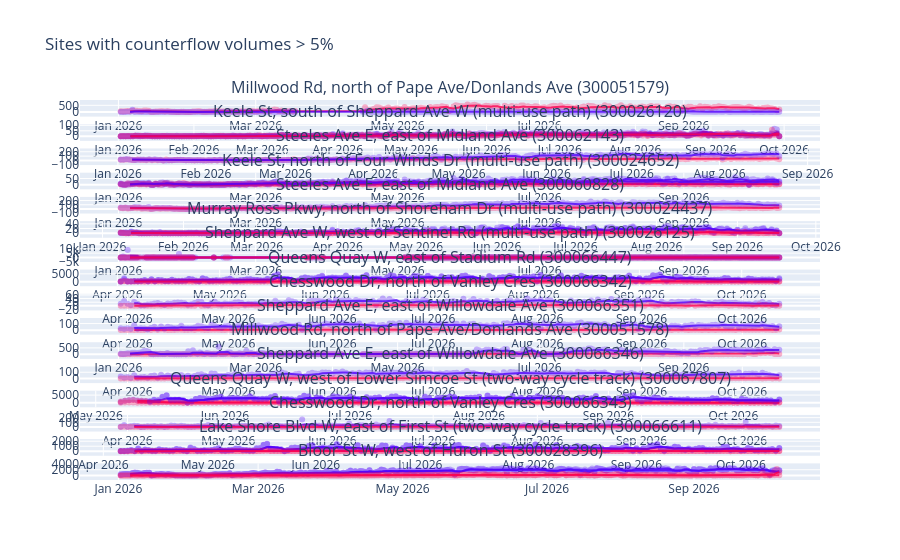

Source (notebook cell):
### Code cell
df["site_name"] = df.site_description + ' (' +  df.site_id + ')'
subject_sites = df.loc[df.percentage_change > 0.05, 'site_id'] #Let's look at all sites where this would make a difference of 5%
subject_site_names = df.loc[df.percentage_change > 0.05, "site_name"]

# Initiate the facet grid
fig = make_subplots(
    rows=len(subject_sites),
    cols=1,
    subplot_titles=subject_site_names,
    vertical_spacing=0.02
)

# add my plots in a looop
for i, site in enumerate(subject_sites):

    specify_site_query = site_query.format(site_id_=site)

    # print(f"Site: {site}")
    site_volumes = pd.read_sql(specify_site_query, con=engine)
    site_flow_info = site_volumes.drop_duplicates('flow_id')

    for flow_id, flow_type in zip(site_flow_info.flow_id, site_flow_info.flow_type):

        if flow_type == 'counterflow':
            colour='#fc0352'
        else:
            colour='#5203fc'
            
        temp_volumes = site_volumes[site_volumes.flow_id == flow_id].copy()
        temp_volumes['rolling_avg'] = temp_volumes.daily_volume.rolling(window=5).mean()
    
        fig.add_trace(
            go.Scatter(
                x=temp_volumes.date_,
                y=temp_volumes.daily_volume,
                mode="markers",
                name=f"{flow_type}",
                marker_color=colour,
                opacity=.3
                
            ),
            row = i + 1,
            col = 1
        )

        fig.add_trace(
            go.Scatter(
                x=temp_volumes.date_,
                y=temp_volumes.rolling_avg,
                mode='lines',
                name='5-Day Rolling Average',
                marker_color=colour,
                opacity=.8
                
            ),
            row = i + 1,
            col = 1
        )

fig.update_layout(
    title="Sites with counterflow volumes > 5% ",
    height=6000,
    showlegend=False
)

fig.show()

### Figure 1 — Plotly figure (JSON) as saved in the notebook; plotly's stock layout.template omitted (floating-point values rounded to 4 significant figures; data arrays with more than 128 entries replaced by an {"elided": "..."} marker saying what was removed)
{"data": [{"marker": {"color": "#fc0352"}, "mode": "markers", "name": "counterflow", "opacity": 0.3, "type": "scatter", "x": {"elided": "256 str values"}, "xaxis": "x", "y": {"elided": "256 int values"}, "yaxis": "y"}, {"marker": {"color": "#fc0352"}, "mode": "lines", "name": "5-Day Rolling Average", "opacity": 0.8, "type": "scatter", "x": {"elided": "256 str values"}, "xaxis": "x", "y": {"elided": "256 float values"}, "yaxis": "y"}, {"marker": {"color": "#5203fc"}, "mode": "markers", "name": "flow", "opacity": 0.3, "type": "scatter", "x": {"elided": "256 str values"}, "xaxis": "x", "y": {"elided": "256 int values"}, "yaxis": "y"}, {"marker": {"color": "#5203fc"}, "mode": "lines", "name": "5-Day Rolling Average", "opacity": 0.8, "type": "scatter", "x": {"elided": "256 str values"}, "xaxis": "x", "y": {"elided": "256 float values"}, "yaxis": "y"}, {"marker": {"color": "#5203fc"}, "mode": "markers", "name": "flow", "opacity": 0.3, "type": "scatter", "x": {"elided": "271 str values"}, "xaxis": "x2", "y": {"elided": "271 int values"}, "yaxis": "y2"}, {"marker": {"color": "#5203fc"}, "mode": "lines", "name": "5-Day Rolling Average", "opacity": 0.8, "type": "scatter", "x": {"elided": "271 str values"}, "xaxis": "x2", "y": {"elided": "271 float values"}, "yaxis": "y2"}, {"marker": {"color": "#fc0352"}, "mode": "markers", "name": "counterflow", "opacity": 0.3, "type": "scatter", "x": {"elided": "271 str values"}, "xaxis": "x2", "y": {"elided": "271 int values"}, "yaxis": "y2"}, {"marker": {"color": "#fc0352"}, "mode": "lines", "name": "5-Day Rolling Average", "opacity": 0.8, "type": "scatter", "x": {"elided": "271 str values"}, "xaxis": "x2", "y": {"elided": "271 float values"}, "yaxis": "y2"}, {"marker": {"color": "#5203fc"}, "mode": "markers", "name": "flow", "opacity": 0.3, "type": "scatter", "x": {"elided": "271 str values"}, "xaxis": "x2", "y": {"elided": "271 int values"}, "yaxis": "y2"}, {"marker": {"color": "#5203fc"}, "mode": "lines", "name": "5-Day Rolling Average", "opacity": 0.8, "type": "scatter", "x": {"elided": "271 str values"}, "xaxis": "x2", "y": {"elided": "271 float values"}, "yaxis": "y2"}, {"marker": {"color": "#fc0352"}, "mode": "markers", "name": "counterflow", "opacity": 0.3, "type": "scatter", "x": {"elided": "271 str values"}, "xaxis": "x2", "y": {"elided": "271 int values"}, "yaxis": "y2"}, {"marker": {"color": "#fc0352"}, "mode": "lines", "name": "5-Day Rolling Average", "opacity": 0.8, "type": "scatter", "x": {"elided": "271 str values"}, "xaxis": "x2", "y": {"elided": "271 float values"}, "yaxis": "y2"}, {"marker": {"color": "#fc0352"}, "mode": "markers", "name": "counterflow", "opacity": 0.3, "type": "scatter", "x": {"elided": "233 str values"}, "xaxis": "x3", "y": {"elided": "233 int values"}, "yaxis": "y3"}, {"marker": {"color": "#fc0352"}, "mode": "lines", "name": "5-Day Rolling Average", "opacity": 0.8, "type": "scatter", "x": {"elided": "233 str values"}, "xaxis": "x3", "y": {"elided": "233 float values"}, "yaxis": "y3"}, {"marker": {"color": "#5203fc"}, "mode": "markers", "name": "flow", "opacity": 0.3, "type": "scatter", "x": {"elided": "233 str values"}, "xaxis": "x3", "y": {"elided": "233 int values"}, "yaxis": "y3"}, {"marker": {"color": "#5203fc"}, "mode": "lines", "name": "5-Day Rolling Average", "opacity": 0.8, "type": "scatter", "x": {"elided": "233 str values"}, "xaxis": "x3", "y": {"elided": "233 float values"}, "yaxis": "y3"}, {"marker": {"color": "#5203fc"}, "mode": "markers", "name": "flow", "opacity": 0.3, "type": "scatter", "x": {"elided": "283 str values"}, "xaxis": "x4", "y": {"elided": "283 int values"}, "yaxis": "y4"}, {"marker": {"color": "#5203fc"}, "mode": "lines", "name": "5-Day Rolling Average", "opacity": 0.8, "type": "scatter", "x": {"elided": "283 str values"}, "xaxis": "x4", "y": {"elided": "283 float values"}, "yaxis": "y4"}, {"marker": {"color": "#fc0352"}, "mode": "markers", "name": "counterflow", "opacity": 0.3, "type": "scatter", "x": {"elided": "283 str values"}, "xaxis": "x4", "y": {"elided": "283 int values"}, "yaxis": "y4"}, {"marker": {"color": "#fc0352"}, "mode": "lines", "name": "5-Day Rolling Average", "opacity": 0.8, "type": "scatter", "x": {"elided": "283 str values"}, "xaxis": "x4", "y": {"elided": "283 float values"}, "yaxis": "y4"}, {"marker": {"color": "#fc0352"}, "mode": "markers", "name": "counterflow", "opacity": 0.3, "type": "scatter", "x": {"elided": "283 str values"}, "xaxis": "x4", "y": {"elided": "283 int values"}, "yaxis": "y4"}, {"marker": {"color": "#fc0352"}, "mode": "lines", "name": "5-Day Rolling Average", "opacity": 0.8, "type": "scatter", "x": {"elided": "283 str values"}, "xaxis": "x4", "y": {"elided": "283 float values"}, "yaxis": "y4"}, {"marker": {"color": "#5203fc"}, "mode": "markers", "name": "flow", "opacity": 0.3, "type": "scatter", "x": {"elided": "283 str values"}, "xaxis": "x4", "y": {"elided": "283 int values"}, "yaxis": "y4"}, {"marker": {"color": "#5203fc"}, "mode": "lines", "name": "5-Day Rolling Average", "opacity": 0.8, "type": "scatter", "x": {"elided": "283 str values"}, "xaxis": "x4", "y": {"elided": "283 float values"}, "yaxis": "y4"}, {"marker": {"color": "#5203fc"}, "mode": "markers", "name": "flow", "opacity": 0.3, "type": "scatter", "x": {"elided": "284 str values"}, "xaxis": "x5", "y": {"elided": "284 int values"}, "yaxis": "y5"}, {"marker": {"color": "#5203fc"}, "mode": "lines", "name": "5-Day Rolling Average", "opacity": 0.8, "type": "scatter", "x": {"elided": "284 str values"}, "xaxis": "x5", "y": {"elided": "284 float values"}, "yaxis": "y5"}, {"marker": {"color": "#fc0352"}, "mode": "markers", "name": "counterflow", "opacity": 0.3, "type": "scatter", "x": {"elided": "284 str values"}, "xaxis": "x5", "y": {"elided": "284 int values"}, "yaxis": "y5"}, {"marker": {"color": "#fc0352"}, "mode": "lines", "name": "5-Day Rolling Average", "opacity": 0.8, "type": "scatter", "x": {"elided": "284 str values"}, "xaxis": "x5", "y": {"elided": "284 float values"}, "yaxis": "y5"}, {"marker": {"color": "#5203fc"}, "mode": "markers", "name": "flow", "opacity": 0.3, "type": "scatter", "x": {"elided": "252 str values"}, "xaxis": "x6", "y": {"elided": "252 int values"}, "yaxis": "y6"}, {"marker": {"color": "#5203fc"}, "mode": "lines", "name": "5-Day Rolling Average", "opacity": 0.8, "type": "scatter", "x": {"elided": "252 str values"}, "xaxis": "x6", "y": {"elided": "252 float values"}, "yaxis": "y6"}, {"marker": {"color": "#fc0352"}, "mode": "markers", "name": "counterflow", "opacity": 0.3, "type": "scatter", "x": {"elided": "252 str values"}, "xaxis": "x6", "y": {"elided": "252 int values"}, "yaxis": "y6"}, {"marker": {"color": "#fc0352"}, "mode": "lines", "name": "5-Day Rolling Average", "opacity": 0.8, "type": "scatter", "x": {"elided": "252 str values"}, "xaxis": "x6", "y": {"elided": "252 float values"}, "yaxis": "y6"}, {"marker": {"color": "#5203fc"}, "mode": "markers", "name": "flow", "opacity": 0.3, "type": "scatter", "x": {"elided": "252 str values"}, "xaxis": "x6", "y": {"elided": "252 int values"}, "yaxis": "y6"}, {"marker": {"color": "#5203fc"}, "mode": "lines", "name": "5-Day Rolling Average", "opacity": 0.8, "type": "scatter", "x": {"elided": "252 str values"}, "xaxis": "x6", "y": {"elided": "252 float values"}, "yaxis": "y6"}, {"marker": {"color": "#fc0352"}, "mode": "markers", "name": "counterflow", "opacity": 0.3, "type": "scatter", "x": {"elided": "252 str values"}, "xaxis": "x6", "y": {"elided": "252 int values"}, "yaxis": "y6"}, {"marker": {"color": "#fc0352"}, "mode": "lines", "name": "5-Day Rolling Average", "opacity": 0.8, "type": "scatter", "x": {"elided": "252 str values"}, "xaxis": "x6", "y": {"elided": "252 float values"}, "yaxis": "y6"}, {"marker": {"color": "#5203fc"}, "mode": "markers", "name": "flow", "opacity": 0.3, "type": "scatter", "x": {"elided": "208 str values"}, "xaxis": "x7", "y": {"elided": "208 int values"}, "yaxis": "y7"}, {"marker": {"color": "#5203fc"}, "mode": "lines", "name": "5-Day Rolling Average", "opacity": 0.8, "type": "scatter", "x": {"elided": "208 str values"}, "xaxis": "x7", "y": {"elided": "208 float values"}, "yaxis": "y7"}, {"marker": {"color": "#fc0352"}, "mode": "markers", "name": "counterflow", "opacity": 0.3, "type": "scatter", "x": {"elided": "194 str values"}, "xaxis": "x7", "y": {"elided": "194 int values"}, "yaxis": "y7"}, {"marker": {"color": "#fc0352"}, "mode": "lines", "name": "5-Day Rolling Average", "opacity": 0.8, "type": "scatter", "x": {"elided": "194 str values"}, "xaxis": "x7", "y": {"elided": "194 float values"}, "yaxis": "y7"}, {"marker": {"color": "#5203fc"}, "mode": "markers", "name": "flow", "opacity": 0.3, "type": "scatter", "x": {"elided": "192 str values"}, "xaxis": "x7", "y": {"elided": "192 int values"}, "yaxis": "y7"}, {"marker": {"color": "#5203fc"}, "mode": "lines", "name": "5-Day Rolling Average", "opacity": 0.8, "type": "scatter", "x": {"elided": "192 str values"}, "xaxis": "x7", "y": {"elided": "192 float values"}, "yaxis": "y7"}, {"marker": {"color": "#fc0352"}, "mode": "markers", "name": "counterflow", "opacity": 0.3, "type": "scatter", "x": {"elided": "203 str values"}, "xaxis": "x7", "y": {"elided": "203 int values"}, "yaxis": "y7"}, {"marker": {"color": "#fc0352"}, "mode": "lines", "name": "5-Day Rolling Average", "opacity": 0.8, "type": "scatter", "x": {"elided": "203 str values"}, "xaxis": "x7", "y": {"elided": "203 float values"}, "yaxis": "y7"}, {"marker": {"color": "#fc0352"}, "mode": "markers", "name": "counterflow", "opacity": 0.3, "type": "scatter", "x": {"elided": "194 str values"}, "xaxis": "x8", "y": {"elided": "194 int values"}, "yaxis": "y8"}, {"marker": {"color": "#fc0352"}, "mode": "lines", "name": "5-Day Rolling Average", "opacity": 0.8, "type": "scatter", "x": {"elided": "194 str values"}, "xaxis": "x8", "y": {"elided": "194 float values"}, "yaxis": "y8"}, {"marker": {"color": "#5203fc"}, "mode": "markers", "name": "flow", "opacity": 0.3, "type": "scatter", "x": {"elided": "194 str values"}, "xaxis": "x8", "y": {"elided": "194 int values"}, "yaxis": "y8"}, {"marker": {"color": "#5203fc"}, "mode": "lines", "name": "5-Day Rolling Average", "opacity": 0.8, "type": "scatter", "x": {"elided": "194 str values"}, "xaxis": "x8", "y": {"elided": "194 float values"}, "yaxis": "y8"}, {"marker": {"color": "#5203fc"}, "mode": "markers", "name": "flow", "opacity": 0.3, "type": "scatter", "x": {"elided": "194 str values"}, "xaxis": "x8", "y": {"elided": "194 int values"}, "yaxis": "y8"}, {"marker": {"color": "#5203fc"}, "mode": "lines", "name": "5-Day Rolling Average", "opacity": 0.8, "type": "scatter", "x": {"elided": "194 str values"}, "xaxis": "x8", "y": {"elided": "194 float values"}, "yaxis": "y8"}, {"marker": {"color": "#fc0352"}, "mode": "markers", "name": "counterflow", "opacity": 0.3, "type": "scatter", "x": {"elided": "194 str values"}, "xaxis": "x8", "y": {"elided": "194 int values"}, "yaxis": "y8"}, {"marker": {"color": "#fc0352"}, "mode": "lines", "name": "5-Day Rolling Average", "opacity": 0.8, "type": "scatter", "x": {"elided": "194 str values"}, "xaxis": "x8", "y": {"elided": "194 float values"}, "yaxis": "y8"}, {"marker": {"color": "#5203fc"}, "mode": "markers", "name": "flow", "opacity": 0.3, "type": "scatter", "x": {"elided": "197 str values"}, "xaxis": "x9", "y": {"elided": "197 int values"}, "yaxis": "y9"}, {"marker": {"color": "#5203fc"}, "mode": "lines", "name": "5-Day Rolling Average", "opacity": 0.8, "type": "scatter", "x": {"elided": "197 str values"}, "xaxis": "x9", "y": {"elided": "197 float values"}, "yaxis": "y9"}, {"marker": {"color": "#fc0352"}, "mode": "markers", "name": "counterflow", "opacity": 0.3, "type": "scatter", "x": {"elided": "197 str values"}, "xaxis": "x9", "y": {"elided": "197 int values"}, "yaxis": "y9"}, {"marker": {"color": "#fc0352"}, "mode": "lines", "name": "5-Day Rolling Average", "opacity": 0.8, "type": "scatter", "x": {"elided": "197 str values"}, "xaxis": "x9", "y": {"elided": "197 float values"}, "yaxis": "y9"}, {"marker": {"color": "#fc0352"}, "mode": "markers", "name": "counterflow", "opacity": 0.3, "type": "scatter", "x": {"elided": "197 str values"}, "xaxis": "x10", "y": {"elided": "197 int values"}, "yaxis": "y10"}, {"marker": {"color": "#fc0352"}, "mode": "lines", "name": "5-Day Rolling Average", "opacity": 0.8, "type": "scatter", "x": {"elided": "197 str values"}, "xaxis": "x10", "y": {"elided": "197 float values"}, "yaxis": "y10"}, {"marker": {"color": "#5203fc"}, "mode": "markers", "name": "flow", "opacity": 0.3, "type": "scatter", "x": {"elided": "197 str values"}, "xaxis": "x10", "y": {"elided": "197 int values"}, "yaxis": "y10"}, {"marker": {"color": "#5203fc"}, "mode": "lines", "name": "5-Day Rolling Average", "opacity": 0.8, "type": "scatter", "x": {"elided": "197 str values"}, "xaxis": "x10", "y": {"elided": "197 float values"}, "yaxis": "y10"}, {"marker": {"color": "#fc0352"}, "mode": "markers", "name": "counterflow", "opacity": 0.3, "type": "scatter", "x": {"elided": "276 str values"}, "xaxis": "x11", "y": {"elided": "276 int values"}, "yaxis": "y11"}, {"marker": {"color": "#fc0352"}, "mode": "lines", "name": "5-Day Rolling Average", "opacity": 0.8, "type": "scatter", "x": {"elided": "276 str values"}, "xaxis": "x11", "y": {"elided": "276 float values"}, "yaxis": "y11"}, {"marker": {"color": "#5203fc"}, "mode": "markers", "name": "flow", "opacity": 0.3, "type": "scatter", "x": {"elided": "276 str values"}, "xaxis": "x11", "y": {"elided": "276 int values"}, "yaxis": "y11"}, {"marker": {"color": "#5203fc"}, "mode": "lines", "name": "5-Day Rolling Average", "opacity": 0.8, "type": "scatter", "x": {"elided": "276 str values"}, "xaxis": "x11", "y": {"elided": "276 float values"}, "yaxis": "y11"}, {"marker": {"color": "#5203fc"}, "mode": "markers", "name": "flow", "opacity": 0.3, "type": "scatter", "x": {"elided": "197 str values"}, "xaxis": "x12", "y": {"elided": "197 int values"}, "yaxis": "y12"}, {"marker": {"color": "#5203fc"}, "mode": "lines", "name": "5-Day Rolling Average", "opacity": 0.8, "type": "scatter", "x": {"elided": "197 str values"}, "xaxis": "x12", "y": {"elided": "197 float values"}, "yaxis": "y12"}, {"marker": {"color": "#fc0352"}, "mode": "markers", "name": "counterflow", "opacity": 0.3, "type": "scatter", "x": {"elided": "197 str values"}, "xaxis": "x12", "y": {"elided": "197 int values"}, "yaxis": "y12"}, {"marker": {"color": "#fc0352"}, "mode": "lines", "name": "5-Day Rolling Average", "opacity": 0.8, "type": "scatter", "x": {"elided": "197 str values"}, "xaxis": "x12", "y": {"elided": "197 float values"}, "yaxis": "y12"}, {"marker": {"color": "#5203fc"}, "mode": "markers", "name": "flow", "opacity": 0.3, "type": "scatter", "x": {"elided": "159 str values"}, "xaxis": "x13", "y": {"elided": "159 int values"}, "yaxis": "y13"}, {"marker": {"color": "#5203fc"}, "mode": "lines", "name": "5-Day Rolling Average", "opacity": 0.8, "type": "scatter", "x": {"elided": "159 str values"}, "xaxis": "x13", "y": {"elided": "159 float values"}, "yaxis": "y13"}, {"marker": {"color": "#fc0352"}, "mode": "markers", "name": "counterflow", "opacity": 0.3, "type": "scatter", "x": {"elided": "159 str values"}, "xaxis": "x13", "y": {"elided": "159 int values"}, "yaxis": "y13"}, {"marker": {"color": "#fc0352"}, "mode": "lines", "name": "5-Day Rolling Average", "opacity": 0.8, "type": "scatter", "x": {"elided": "159 str values"}, "xaxis": "x13", "y": {"elided": "159 float values"}, "yaxis": "y13"}, {"marker": {"color": "#fc0352"}, "mode": "markers", "name": "counterflow", "opacity": 0.3, "type": "scatter", "x": {"elided": "159 str values"}, "xaxis": "x13", "y": {"elided": "159 int values"}, "yaxis": "y13"}, {"marker": {"color": "#fc0352"}, "mode": "lines", "name": "5-Day Rolling Average", "opacity": 0.8, "type": "scatter", "x": {"elided": "159 str values"}, "xaxis": "x13", "y": {"elided": "159 float values"}, "yaxis": "y13"}, {"marker": {"color": "#5203fc"}, "mode": "markers", "name": "flow", "opacity": 0.3, "type": "scatter", "x": {"elided": "152 str values"}, "xaxis": "x13", "y": {"elided": "152 int values"}, "yaxis": "y13"}, {"marker": {"color": "#5203fc"}, "mode": "lines", "name": "5-Day Rolling Average", "opacity": 0.8, "type": "scatter", "x": {"elided": "152 str values"}, "xaxis": "x13", "y": {"elided": "152 float values"}, "yaxis": "y13"}, {"marker": {"color": "#5203fc"}, "mode": "markers", "name": "flow", "opacity": 0.3, "type": "scatter", "x": {"elided": "197 str values"}, "xaxis": "x14", "y": {"elided": "197 int values"}, "yaxis": "y14"}, {"marker": {"color": "#5203fc"}, "mode": "lines", "name": "5-Day Rolling Average", "opacity": 0.8, "type": "scatter", "x": {"elided": "197 str values"}, "xaxis": "x14", "y": {"elided": "197 float values"}, "yaxis": "y14"}, {"marker": {"color": "#fc0352"}, "mode": "markers", "name": "counterflow", "opacity": 0.3, "type": "scatter", "x": {"elided": "197 str values"}, "xaxis": "x14", "y": {"elided": "197 int values"}, "yaxis": "y14"}, {"marker": {"color": "#fc0352"}, "mode": "lines", "name": "5-Day Rolling Average", "opacity": 0.8, "type": "scatter", "x": {"elided": "197 str values"}, "xaxis": "x14", "y": {"elided": "197 float values"}, "yaxis": "y14"}, {"marker": {"color": "#fc0352"}, "mode": "markers", "name": "counterflow", "opacity": 0.3, "type": "scatter", "x": {"elided": "190 str values"}, "xaxis": "x15", "y": {"elided": "190 int values"}, "yaxis": "y15"}, {"marker": {"color": "#fc0352"}, "mode": "lines", "name": "5-Day Rolling Average", "opacity": 0.8, "type": "scatter", "x": {"elided": "190 str values"}, "xaxis": "x15", "y": {"elided": "190 float values"}, "yaxis": "y15"}, {"marker": {"color": "#5203fc"}, "mode": "markers", "name": "flow", "opacity": 0.3, "type": "scatter", "x": {"elided": "190 str values"}, "xaxis": "x15", "y": {"elided": "190 int values"}, "yaxis": "y15"}, {"marker": {"color": "#5203fc"}, "mode": "lines", "name": "5-Day Rolling Average", "opacity": 0.8, "type": "scatter", "x": {"elided": "190 str values"}, "xaxis": "x15", "y": {"elided": "190 float values"}, "yaxis": "y15"}, {"marker": {"color": "#5203fc"}, "mode": "markers", "name": "flow", "opacity": 0.3, "type": "scatter", "x": {"elided": "190 str values"}, "xaxis": "x15", "y": {"elided": "190 int values"}, "yaxis": "y15"}, {"marker": {"color": "#5203fc"}, "mode": "lines", "name": "5-Day Rolling Average", "opacity": 0.8, "type": "scatter", "x": {"elided": "190 str values"}, "xaxis": "x15", "y": {"elided": "190 float values"}, "yaxis": "y15"}, {"marker": {"color": "#fc0352"}, "mode": "markers", "name": "counterflow", "opacity": 0.3, "type": "scatter", "x": {"elided": "190 str values"}, "xaxis": "x15", "y": {"elided": "190 int values"}, "yaxis": "y15"}, {"marker": {"color": "#fc0352"}, "mode": "lines", "name": "5-Day Rolling Average", "opacity": 0.8, "type": "scatter", "x": {"elided": "190 str values"}, "xaxis": "x15", "y": {"elided": "190 float values"}, "yaxis": "y15"}, {"marker": {"color": "#5203fc"}, "mode": "markers", "name": "flow", "opacity": 0.3, "type": "scatter", "x": {"elided": "279 str values"}, "xaxis": "x16", "y": {"elided": "279 int values"}, "yaxis": "y16"}, {"marker": {"color": "#5203fc"}, "mode": "lines", "name": "5-Day Rolling Average", "opacity": 0.8, "type": "scatter", "x": {"elided": "279 str values"}, "xaxis": "x16", "y": {"elided": "279 float values"}, "yaxis": "y16"}, {"marker": {"color": "#5203fc"}, "mode": "markers", "name": "flow", "opacity": 0.3, "type": "scatter", "x": {"elided": "279 str values"}, "xaxis": "x16", "y": {"elided": "279 int values"}, "yaxis": "y16"}, {"marker": {"color": "#5203fc"}, "mode": "lines", "name": "5-Day Rolling Average", "opacity": 0.8, "type": "scatter", "x": {"elided": "279 str values"}, "xaxis": "x16", "y": {"elided": "279 float values"}, "yaxis": "y16"}, {"marker": {"color": "#fc0352"}, "mode": "markers", "name": "counterflow", "opacity": 0.3, "type": "scatter", "x": {"elided": "279 str values"}, "xaxis": "x16", "y": {"elided": "279 int values"}, "yaxis": "y16"}, {"marker": {"color": "#fc0352"}, "mode": "lines", "name": "5-Day Rolling Average", "opacity": 0.8, "type": "scatter", "x": {"elided": "279 str values"}, "xaxis": "x16", "y": {"elided": "279 float values"}, "yaxis": "y16"}, {"marker": {"color": "#fc0352"}, "mode": "markers", "name": "counterflow", "opacity": 0.3, "type": "scatter", "x": {"elided": "279 str values"}, "xaxis": "x16", "y": {"elided": "279 int values"}, "yaxis": "y16"}, {"marker": {"color": "#fc0352"}, "mode": "lines", "name": "5-Day Rolling Average", "opacity": 0.8, "type": "scatter", "x": {"elided": "279 str values"}, "xaxis": "x16", "y": {"elided": "279 float values"}, "yaxis": "y16"}], "layout": {"annotations": [{"font": {"size": 16}, "showarrow": false, "text": "Millwood Rd, north of Pape Ave/Donlands Ave (300051579)", "x": 0.5, "xanchor": "center", "xref": "paper", "y": 1.0, "yanchor": "bottom", "yref": "paper"}, {"font": {"size": 16}, "showarrow": false, "text": "Keele St, south of Sheppard Ave W (multi-use path) (300026120)", "x": 0.5, "xanchor": "center", "xref": "paper", "y": 0.9362, "yanchor": "bottom", "yref": "paper"}, {"font": {"size": 16}, "showarrow": false, "text": "Steeles Ave E, east of Midland Ave (300062143)", "x": 0.5, "xanchor": "center", "xref": "paper", "y": 0.8725, "yanchor": "bottom", "yref": "paper"}, {"font": {"size": 16}, "showarrow": false, "text": "Keele St, north of Four Winds Dr (multi-use path) (300024652)", "x": 0.5, "xanchor": "center", "xref": "paper", "y": 0.8087, "yanchor": "bottom", "yref": "paper"}, {"font": {"size": 16}, "showarrow": false, "text": "Steeles Ave E, east of Midland Ave (300060828)", "x": 0.5, "xanchor": "center", "xref": "paper", "y": 0.745, "yanchor": "bottom", "yref": "paper"}, {"font": {"size": 16}, "showarrow": false, "text": "Murray Ross Pkwy, north of Shoreham Dr (multi-use path) (300024437)", "x": 0.5, "xanchor": "center", "xref": "paper", "y": 0.6813, "yanchor": "bottom", "yref": "paper"}, {"font": {"size": 16}, "showarrow": false, "text": "Sheppard Ave W, west of Sentinel Rd (multi-use path) (300026125)", "x": 0.5, "xanchor": "center", "xref": "paper", "y": 0.6175, "yanchor": "bottom", "yref": "paper"}, {"font": {"size": 16}, "showarrow": false, "text": "Queens Quay W, east of Stadium Rd (300066447)", "x": 0.5, "xanchor": "center", "xref": "paper", "y": 0.5537, "yanchor": "bottom", "yref": "paper"}, {"font": {"size": 16}, "showarrow": false, "text": "Chesswood Dr, north of Vanley Cres (300066342)", "x": 0.5, "xanchor": "center", "xref": "paper", "y": 0.49, "yanchor": "bottom", "yref": "paper"}, {"font": {"size": 16}, "showarrow": false, "text": "Sheppard Ave E, east of Willowdale Ave (300066351)", "x": 0.5, "xanchor": "center", "xref": "paper", "y": 0.4263, "yanchor": "bottom", "yref": "paper"}, {"font": {"size": 16}, "showarrow": false, "text": "Millwood Rd, north of Pape Ave/Donlands Ave (300051578)", "x": 0.5, "xanchor": "center", "xref": "paper", "y": 0.3625, "yanchor": "bottom", "yref": "paper"}, {"font": {"size": 16}, "showarrow": false, "text": "Sheppard Ave E, east of Willowdale Ave (300066346)", "x": 0.5, "xanchor": "center", "xref": "paper", "y": 0.2988, "yanchor": "bottom", "yref": "paper"}, {"font": {"size": 16}, "showarrow": false, "text": "Queens Quay W, west of Lower Simcoe St (two-way cycle track) (300067807)", "x": 0.5, "xanchor": "center", "xref": "paper", "y": 0.235, "yanchor": "bottom", "yref": "paper"}, {"font": {"size": 16}, "showarrow": false, "text": "Chesswood Dr, north of Vanley Cres (300066343)", "x": 0.5, "xanchor": "center", "xref": "paper", "y": 0.1713, "yanchor": "bottom", "yref": "paper"}, {"font": {"size": 16}, "showarrow": false, "text": "Lake Shore Blvd W, east of First St (two-way cycle track) (300066611)", "x": 0.5, "xanchor": "center", "xref": "paper", "y": 0.1075, "yanchor": "bottom", "yref": "paper"}, {"font": {"size": 16}, "showarrow": false, "text": "Bloor St W, west of Huron St (300028396)", "x": 0.5, "xanchor": "center", "xref": "paper", "y": 0.04375, "yanchor": "bottom", "yref": "paper"}], "autosize": true, "showlegend": false, "title": {"text": "Sites with counterflow volumes > 5% "}, "xaxis": {"anchor": "y", "autorange": true, "domain": [0, 1], "range": ["2025-12-16 06:33:54.5427", "2026-10-28 17:26:05.4573"], "type": "date"}, "xaxis10": {"anchor": "y10", "autorange": true, "domain": [0, 1], "range": ["2026-03-18 09:58:28.0225", "2026-10-23 14:01:31.9775"], "type": "date"}, "xaxis11": {"anchor": "y11", "autorange": true, "domain": [0, 1], "range": ["2025-12-16 06:33:54.5427", "2026-10-28 17:26:05.4573"], "type": "date"}, "xaxis12": {"anchor": "y12", "autorange": true, "domain": [0, 1], "range": ["2026-03-18 09:58:28.0225", "2026-10-23 14:01:31.9775"], "type": "date"}, "xaxis13": {"anchor": "y13", "autorange": true, "domain": [0, 1], "range": ["2026-04-27 15:52:38.5079", "2026-10-21 08:07:21.4921"], "type": "date"}, "xaxis14": {"anchor": "y14", "autorange": true, "domain": [0, 1], "range": ["2026-03-18 09:58:28.0225", "2026-10-23 14:01:31.9775"], "type": "date"}, "xaxis15": {"anchor": "y15", "autorange": true, "domain": [0, 1], "range": ["2026-03-25 19:54:14.1645", "2026-10-23 04:05:45.8355"], "type": "date"}, "xaxis16": {"anchor": "y16", "autorange": true, "domain": [0, 1], "range": ["2025-12-16 13:39:27.5013", "2026-10-23 10:20:32.4987"], "type": "date"}, "xaxis2": {"anchor": "y2", "autorange": true, "domain": [0, 1], "range": ["2025-12-17 01:00:20.2351", "2026-10-14 22:59:39.7649"], "type": "date"}, "xaxis3": {"anchor": "y3", "autorange": true, "domain": [0, 1], "range": ["2025-12-19 06:54:30.7205", "2026-09-04 17:05:29.2795"], "type": "date"}, "xaxis4": {"anchor": "y4", "autorange": true, "domain": [0, 1], "range": ["2025-12-16 06:33:54.5427", "2026-10-28 17:26:05.4573"], "type": "date"}, "xaxis5": {"anchor": "y5", "autorange": true, "domain": [0, 1], "range": ["2025-12-16 06:33:54.5427", "2026-10-28 17:26:05.4573"], "type": "date"}, "xaxis6": {"anchor": "y6", "autorange": true, "domain": [0, 1], "range": ["2025-12-24 02:32:18.8861", "2026-10-01 21:27:41.114"], "type": "date"}, "xaxis7": {"anchor": "y7", "autorange": true, "domain": [0, 1], "range": ["2025-12-16 06:33:54.5427", "2026-10-28 17:26:05.4573"], "type": "date"}, "xaxis8": {"anchor": "y8", "autorange": true, "domain": [0, 1], "range": ["2026-03-21 14:13:47.7976", "2026-10-23 09:46:12.2024"], "type": "date"}, "xaxis9": {"anchor": "y9", "autorange": true, "domain": [0, 1], "range": ["2026-03-18 09:58:28.0225", "2026-10-23 14:01:31.9775"], "type": "date"}, "yaxis": {"anchor": "x", "autorange": true, "domain": [0.9562, 1.0], "range": [-41.19, 595.2], "type": "linear"}, "yaxis10": {"anchor": "x10", "autorange": true, "domain": [0.3825, 0.4263], "range": [-7.476, 123.5], "type": "linear"}, "yaxis11": {"anchor": "x11", "autorange": true, "domain": [0.3187, 0.3625], "range": [-43.27, 625.3], "type": "linear"}, "yaxis12": {"anchor": "x12", "autorange": true, "domain": [0.255, 0.2988], "range": [-8.848, 127.8], "type": "linear"}, "yaxis13": {"anchor": "x13", "autorange": true, "domain": [0.1912, 0.235], "range": [-351.4, 5232.0], "type": "linear"}, "yaxis14": {"anchor": "x14", "autorange": true, "domain": [0.1275, 0.1713], "range": [-11.9, 171.9], "type": "linear"}, "yaxis15": {"anchor": "x15", "autorange": true, "domain": [0.06375, 0.1075], "range": [-110.3, 1609.0], "type": "linear"}, "yaxis16": {"anchor": "x16", "autorange": true, "domain": [0, 0.04375], "range": [-195.3, 2821.0], "type": "linear"}, "yaxis2": {"anchor": "x2", "autorange": true, "domain": [0.8925, 0.9362], "range": [-5.056, 73.06], "type": "linear"}, "yaxis3": {"anchor": "x3", "autorange": true, "domain": [0.8287, 0.8725], "range": [-12.71, 183.7], "type": "linear"}, "yaxis4": {"anchor": "x4", "autorange": true, "domain": [0.765, 0.8087], "range": [-4.461, 64.46], "type": "linear"}, "yaxis5": {"anchor": "x5", "autorange": true, "domain": [0.7013, 0.745], "range": [-13.23, 191.2], "type": "linear"}, "yaxis6": {"anchor": "x6", "autorange": true, "domain": [0.6375, 0.6813], "range": [-2.379, 34.38], "type": "linear"}, "yaxis7": {"anchor": "x7", "autorange": true, "domain": [0.5737, 0.6175], "range": [-649.7, 9388.0], "type": "linear"}, "yaxis8": {"anchor": "x8", "autorange": true, "domain": [0.51, 0.5537], "range": [-346.0, 5170.0], "type": "linear"}, "yaxis9": {"anchor": "x9", "autorange": true, "domain": [0.4463, 0.49], "range": [-3.048, 44.05], "type": "linear"}}}
